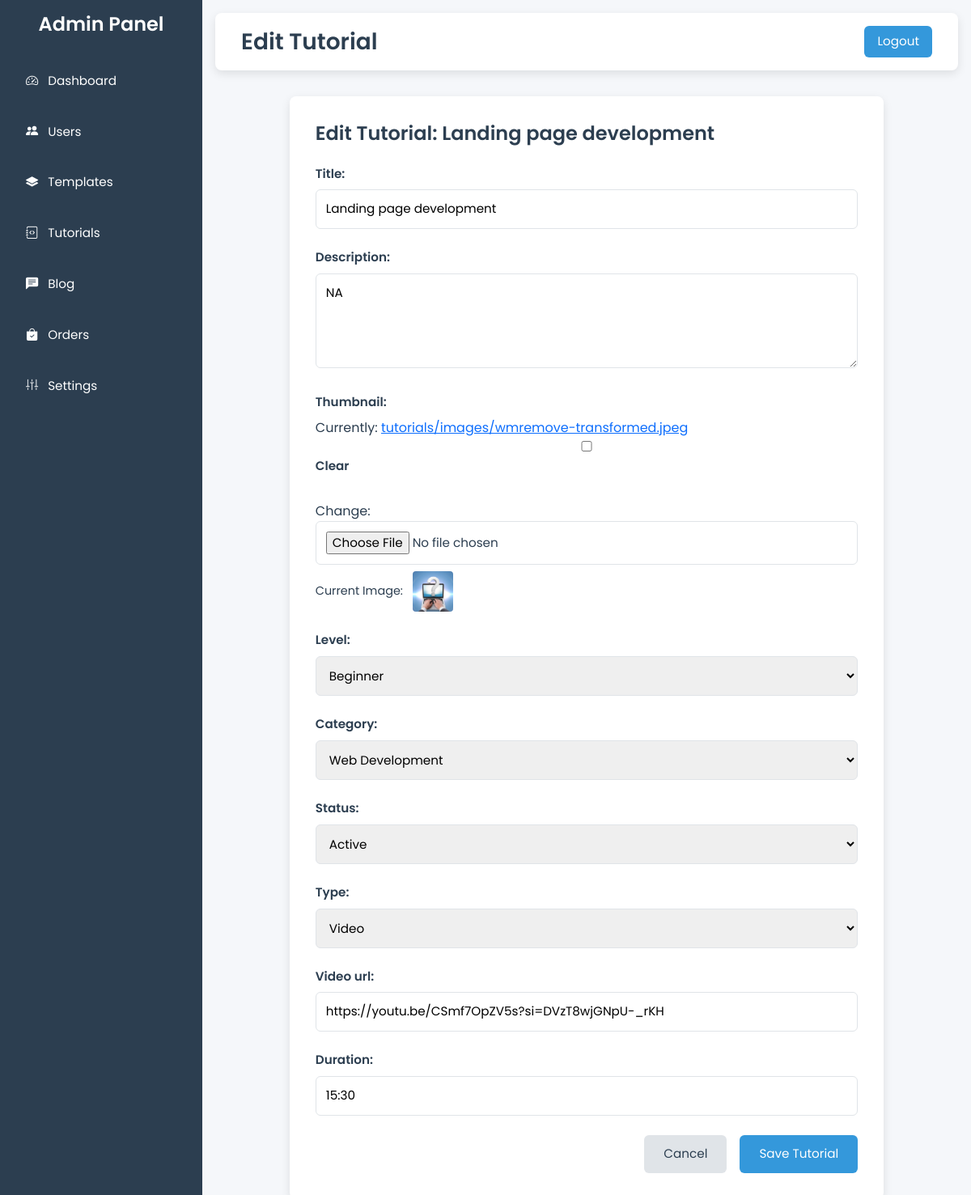
/admin-panel/tutorials/edit/1/ (signed in), run on the app's committed database.
### admin_panel/models.py (models this page shows, shortened)
class Tutorial(models.Model):
    STATUS_CHOICES = [
        ('active', 'Active'),
        ('inactive', 'Inactive'),
        ('draft', 'Draft'),
    ]
    CATEGORY_CHOICES = [
        ('web-development', 'Web Development'),
        ('programming', 'Programming'),
        ('design', 'Design'),
    ]
    TYPE_CHOICES = [
        ('video', 'Video'),
        ('text', 'Text'),
    ]
    LEVEL_CHOICES = [
        ('beginner', 'Beginner'),
        ('intermediate', 'Intermediate'),
        ('advanced', 'Advanced'),
    ]
    title = models.CharField(max_length=200)
    category = models.CharField(max_length=50, choices=CATEGORY_CHOICES)
    type = models.CharField(max_length=20, choices=TYPE_CHOICES, default='video')
    level = models.CharField(max_length=20, choices=LEVEL_CHOICES, default='beginner')
    duration = models.DurationField()  # Stored as timedelta
    status = models.CharField(max_length=20, choices=STATUS_CHOICES, default='draft')
    thumbnail = models.ImageField(upload_to='tutorials/images/', null=True, blank=True)
    video_url = models.URLField(max_length=200, blank=True)
    content = models.TextField(blank=True)  # For text-based tutorials
    description = models.TextField(blank=True)
    views = models.PositiveIntegerField(default=0)
    created_at = models.DateTimeField(auto_now_add=True)
    updated_at = models.DateTimeField(auto_now=True)
    def get_duration_display(self):
        total_seconds = int(self.duration.total_seconds())
        minutes = total_seconds // 60
        seconds = total_seconds % 60
        return f"{minutes:02d}:{seconds:02d}"

### admin_panel/views.py (the view)
# urls.py: path('tutorials/edit/<int:tutorial_id>/', views.tutorials_edit, name='tutorials_edit'),
@login_required
@user_passes_test(is_admin)
def tutorials_edit(request, tutorial_id):
    tutorial = get_object_or_404(Tutorial, id=tutorial_id)
    if request.method == 'POST':
        form = TutorialForm(request.POST, request.FILES, instance=tutorial)
        if form.is_valid():
            tutorial = form.save()
            UserActivity.objects.create(
                user=request.user,
                action=f"Updated Tutorial: {tutorial.title}",
                status="completed",
                date=timezone.now()
            )
            messages.success(request, f"Tutorial {tutorial.title} updated successfully!")
            return redirect('admin_panel:tutorials_list')
    else:
        form = TutorialForm(instance=tutorial, initial={'duration': tutorial.get_duration_display()})
    return render(request, 'admin_panel/edit_tutorial.html', {'form': form, 'tutorial': tutorial})

### admin_panel/forms.py (shortened to what this page needs)
class TutorialForm(forms.ModelForm):
    duration = forms.CharField(
        max_length=5,
        help_text="Enter duration in mm:ss format (e.g., 15:30)",
        widget=forms.TextInput(attrs={'pattern': r'\d{1,2}:\d{2}'})
    )
    class Meta:
        model = Tutorial
        fields = ['thumbnail', 'title', 'category', 'level', 'type', 'status', 'video_url', 'content', 'description', 'duration']
        widgets = {
            'title': forms.TextInput(attrs={'placeholder': 'Enter tutorial title'}),
            'video_url': forms.URLInput(attrs={'placeholder': 'https://example.com/video'}),
            'content': forms.Textarea(attrs={'placeholder': 'Enter text content for the tutorial', 'rows': 10}),
            'description': forms.Textarea(attrs={'placeholder': 'Enter a brief description of the tutorial', 'rows': 4}),
        }

### admin_panel/views.py (called while the page is built)
def is_admin(user):
    return user.is_authenticated and user.is_staff

### admin_panel/templates/admin_panel/edit_tutorial.html (shortened to what this page needs)
{% extends "admin_panel/base.html" %}
{% block header_title %}Edit Tutorial{% endblock %}
{% block content %}
  <div class="section">
    <h3>Edit Tutorial: {{ tutorial.title }}</h3>
    <form method="POST" enctype="multipart/form-data">
      <div class="form-group">
        {{ form.title.label_tag }}
        {{ form.title }}
      </div>
      <div class="form-group">
        {{ form.description.label_tag }}
        {{ form.description }}
      </div>
      <div class="form-group">
        {{ form.thumbnail.label_tag }}
        {{ form.thumbnail }}
        {% if tutorial.thumbnail %}
          <div class="current-image">
            Current Image:
            <img src="{{ tutorial.thumbnail.url }}" alt="{{ tutorial.title }}">
          </div>
        {% endif %}
      </div>
      <div class="form-group">
        {{ form.level.label_tag }}
        {{ form.level }}
      </div>
      <div class="form-group">
        {{ form.category.label_tag }}
        {{ form.category }}
      </div>
      <div class="form-group">
        {{ form.status.label_tag }}
        {{ form.status }}
      </div>
      <div class="form-group">
        {{ form.type.label_tag }}
        {{ form.type }}
      </div>
      <div class="form-group" id="video-url-group">
        {{ form.video_url.label_tag }}
        {{ form.video_url }}
      </div>
      <div class="form-group">
        {{ form.duration.label_tag }}
        {{ form.duration }}
      </div>
      <div class="form-actions">
        <a href="{% url 'admin_panel:tutorials_list' %}"><button type="button" class="cancel-btn">Cancel</button></a>
        <button type="submit" class="save-btn">Save Tutorial</button>
      </div>
    </form>
  </div>
{% endblock %}

### admin_panel/templates/admin_panel/base.html (style rules this page uses)
body { font-family: 'Poppins', sans-serif; background-color: #F5F7FA; color: #2C3E50; margin: 0; padding: 0; overflow-x: hidden; }
.section { background-color: #FFFFFF; padding: 1.5rem; border-radius: 8px; box-shadow: 0 4px 12px rgba(0, 0, 0, 0.1); animation: fadeIn 1s ease-in; margin-bottom: 2rem; }
.section h3 { font-weight: 600; font-size: 1.5rem; color: #2C3E50; margin-bottom: 1rem; }

### admin_panel/templates/admin_panel/edit_tutorial.html (style rules this page uses)
.section { background-color: #FFFFFF; padding: 2rem; border-radius: 8px; box-shadow: 0 4px 12px rgba(0, 0, 0, 0.1); animation: fadeIn 1s ease-in 0.3s; margin-bottom: 2rem; width: 80%; margin: 0 auto; }
.section h3 { font-weight: 600; font-size: 1.5rem; color: #2C3E50; margin-bottom: 1.5rem; }
.form-group { margin-bottom: 1.5rem; }
.form-group label { display: block; font-weight: 600; font-size: 0.95rem; color: #2C3E50; margin-bottom: 0.5rem; }
.form-group input, .form-group select, .form-group textarea { width: 100%; padding: 0.75rem; font-size: 0.95rem; border: 1px solid #E0E4E8; border-radius: 6px; outline: none; transition: border-color 0.3s ease; }
.form-group textarea { resize: vertical; min-height: 100px; }
.form-group .current-image { margin-top: 0.5rem; font-size: 0.9rem; color: #2C3E50; }
.form-group .current-image img { width: 50px; height: 50px; object-fit: cover; border-radius: 4px; margin-left: 0.5rem; }
.form-group#video-url-group, .form-group#text-content-group { display: none; }
.form-actions { display: flex; gap: 1rem; justify-content: flex-end; }
.form-actions button { padding: 0.75rem 1.5rem; font-size: 0.95rem; border: none; border-radius: 6px; cursor: pointer; transition: background-color 0.3s ease; }
.form-actions .save-btn { background-color: #3498DB; color: #FFFFFF; }
.form-actions .cancel-btn { background-color: #E0E4E8; color: #2C3E50; }

### data on the page
Tutorial: title "Landing page development", description "NA", thumbnail (picture), level "Beginner", category "Web Development", status "Active", type "Video", video_url "https://youtu.be/CSmf7OpZV5s?si=DVzT8wjGNpU-_rKH", duration "15:30"
